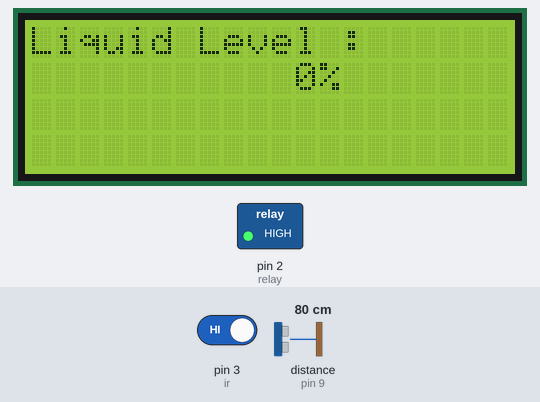
The sketch below on a simulated Arduino Uno, built with avr-gcc and run on an emulated ATmega328P. Shown: 20×4 character LCD, switched loads named in the sketch (green lamp = pin HIGH). Wiring (inferred from the names in the program): ultrasonic range finder: trigger pin 10; echo pin 9. Dashed ring = blinking. The test bench sets the inputs (shaded band); at power-on: distance to the obstacle (sensor on pin 9) 80 cm, pin 3 (ir) HIGH. The echo pulse lasts 58.3 µs per cm; pins used as bus, display or sensor lines are not drawn; what the sketch prints to the serial monitor is not drawn.

Above: at 3.4 s.
3.5 s: distance to the obstacle (sensor on pin 9) set to 4 cm
At 4.2 s:
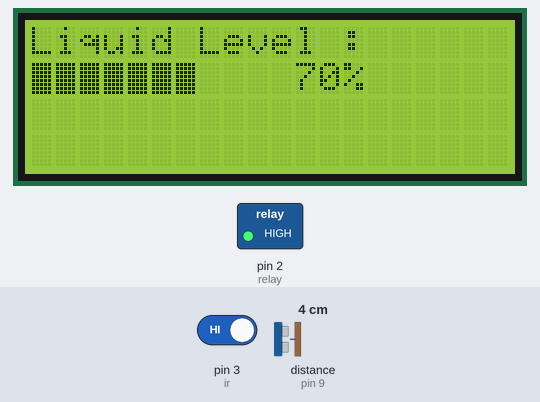
5.3 s: distance to the obstacle (sensor on pin 9) set to 2 cm
At 6.2 s:
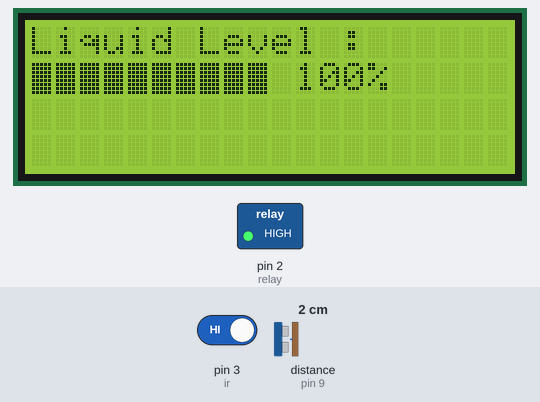
7.0 s: pin 3 (ir) driven LOW
At 9.9 s:
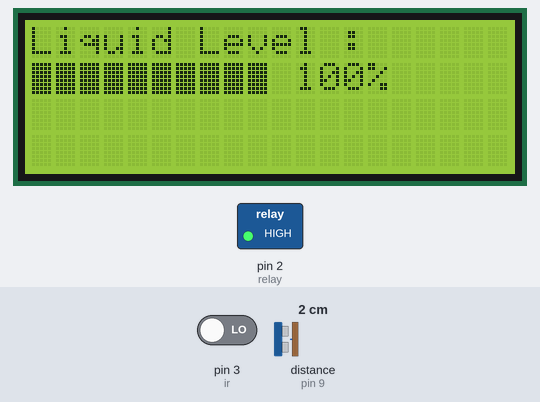
10.0 s: pin 3 (ir) driven HIGH
At 10.9 s:
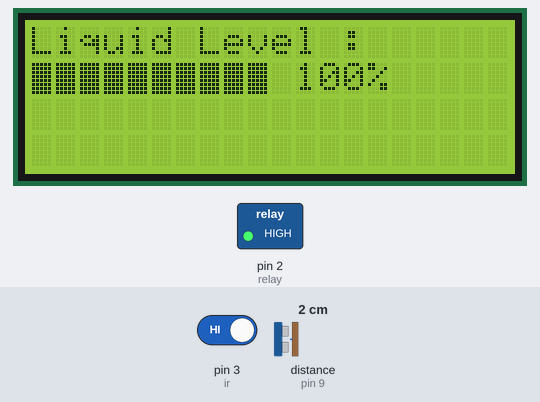
13.0 s: distance to the obstacle (sensor on pin 9) set to 9 cm
At 14.3 s:
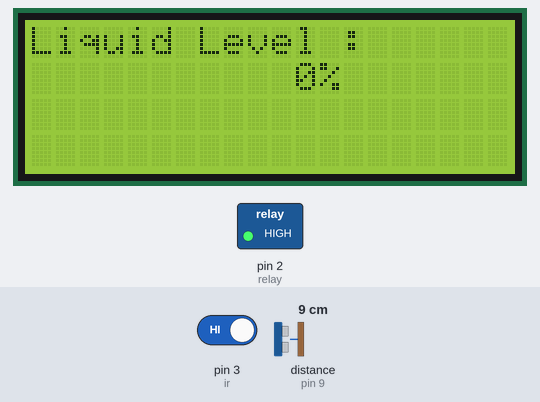
14.6 s: pin 3 (ir) driven LOW
At 14.82 s:
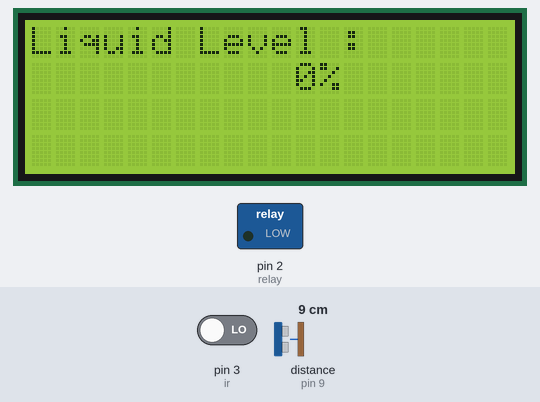
Timing chart, 0 to 18.6 s (numbered marks = the images above; inputs shaded):
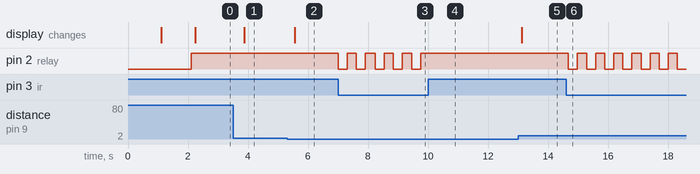

The sketch:

sisin_Handsanitizer.ino
```cpp
/* Mini Project Sistem Instrumentasi EL3013 K01
 * Nama : David Fauzi
 * NIM  : 13218043
 * Nama Project : Automatic Hand Sanitizer Dispenser With Liquid Level Indicator
 * Deskripsi : Program automatic hand sanitizer dispenser dengan liquid level indicator.
 *             Arduino akan menyalakan relay yang terhubung pada pompa DC setiap kali
 *             sensor IR memberikan keluaran HIGH, yaitu ketika didekati tangan.
 *             Sistem juga akan membaca ketinggian air lalu menampilkan level ketinggian
 *             cairan hand sanitizer pada layar LCD I2C.
 */
// Define Macro
#include <LiquidCrystal_I2C.h>
#if defined(ARDUINO) && ARDUINO >= 100
#define printByte(args) write(args);
#else
#define printByte(args) print(args, BYTE);
#endif
#define echoPin 9
#define trigPin 10
#define relay 2
#define ir 3
#define WINDOW_SIZE 5
LiquidCrystal_I2C lcd(0x27, 20, 4); // set the LCD address to 0x27 for a 16 chars and 2 line display
// Variable
long duration; // variable for the duration of sound wave travel
float distance; // variable for the distance measurement
int barLevel;
bool toggleRelay = HIGH;
int count;
void setup()
{
  Serial.begin(9600);
  Serial.print("Program Mulai");
  lcd.init(); // initialize the lcd
  lcd.backlight();
  lcd.clear();
  introLcd();
  pinMode(ir, INPUT);
  pinMode(relay, OUTPUT);
  pinMode(trigPin, OUTPUT);
  pinMode(echoPin, INPUT);
  digitalWrite(relay, toggleRelay);
  delay(100);
  showCurrentLevel(0);
}
// Prosedur untuk mengecek apakah sensor IR bernilai LOW atau tidak (Active Low), jika ya, maka sistem akan memompa cairan hand sanitizer
// dengan durasi yang dapat ditentukan
void detectIR(void)
{
  int readIR = digitalRead(ir);
  // Nyalakan Pompa DC selama 300 ms
  if (!readIR)
  {
    digitalWrite(relay, LOW);
    delay(300);
    digitalWrite(relay, HIGH);
    delay(200);
  }
}


// Menampilkan pesan pembuka pada layar LCD pada awal sistem dihidupan
void introLcd(void)
{
  lcd.setCursor(0, 0);
  lcd.print("Automatic Hand");
  lcd.setCursor(0, 1);
  lcd.print("Sanitizer");
  delay(1000);
  lcd.clear();
  lcd.setCursor(0, 0);
  lcd.print("David Fauzi");
  lcd.setCursor(0, 1);
  lcd.print("13218043/K01");
  delay(1000);
}
// menerima input argumen berupa persen ketinggian air lalu menunjukannya pada layar dengan skala 0-10 bar
void showCurrentLevel(int level)
{
  // Kalau tidak berubah tidak perlu melakukan update
  if(count%8==0)
  {
  lcd.clear();
  lcd.setCursor(0, 0);
  lcd.print("Liquid Level :");
  lcd.setCursor(0, 1);
  barLevel = level / 10;
  for (int i = 0; i < barLevel; i++)
  lcd.printByte(255);
  lcd.setCursor(11, 1);
  if(level<0)level=0;
  if(level>100)level=100;
  lcd.print(level);
  lcd.print("%");
  count=0;
  }
  count++;

}
// Membaca ketinggian air

float readDuration()
{
  float dur;
  float sum=0;
  int n=5;
  for(int i=0;i<n;i++)
  {
      digitalWrite(trigPin, LOW);
  delayMicroseconds(2);
  // Sets the trigPin HIGH (ACTIVE) for 10 microseconds
  digitalWrite(trigPin, HIGH);
  delayMicroseconds(10);
  digitalWrite(trigPin, LOW);
  // Reads the echoPin, returns the sound wave travel time in microseconds
  sum += pulseIn(echoPin, HIGH);
  delayMicroseconds(50);
  }
  dur = sum/n;
  return dur;
}
void readWaterLevel()
{
        digitalWrite(trigPin, LOW);
  delayMicroseconds(2);
  // Sets the trigPin HIGH (ACTIVE) for 10 microseconds
  digitalWrite(trigPin, HIGH);
  delayMicroseconds(10);
  digitalWrite(trigPin, LOW);
  // Reads the echoPin, returns the sound wave travel time in microseconds

  duration =  pulseIn(echoPin, HIGH);
  // Calculating the distance
  distance = duration * 0.0343 / 2; // Speed of sound wave divided by 2 (go and back)
  distance =float((round(distance*2)))/2;
  // Displays the distance on the Serial Monitor
  Serial.print("Jarak yang terbaca : ");
  Serial.print(distance);
  Serial.println(" cm");
  float maxL = 7 ;
  float minL = 2 ;
  if(distance>maxL)distance=maxL;
  if(distance<minL)distance=minL;
  float percentage = ((distance-maxL)/(minL-maxL))*100;
  Serial.print(percentage);
  Serial.println(" percent");
  showCurrentLevel(percentage);
}
void loop()
{
  // Sistem akan mengupdate liquid level indicator pada LCD, lalu jika sensor IR ter-trigger atau tidak
  // Jika sensor IR ter-trigger, maka relay akan menyala dan pompa air DC akan memompakan cairan hand sanitizer
  readWaterLevel();
  detectIR();
  delay(100);
}
```

Measured:
- after the input at 3.5 s, the display: changes after 0.37 s (image 1)
- after the input at 5.3 s, the display: changes after 0.26 s (image 2)
- after the input at 7.0 s, pin 2 (relay): alternates HIGH for 0.30 s and LOW for 0.30 s, starting at once
- after the input at 10.0 s, pin 2 (relay): stops changing and stays HIGH
- after the input at 13.0 s, the display: changes after 0.12 s (image 5)
- after the input at 14.6 s, pin 2 (relay): alternates HIGH for 0.30 s and LOW for 0.30 s, starting after 0.07 s
